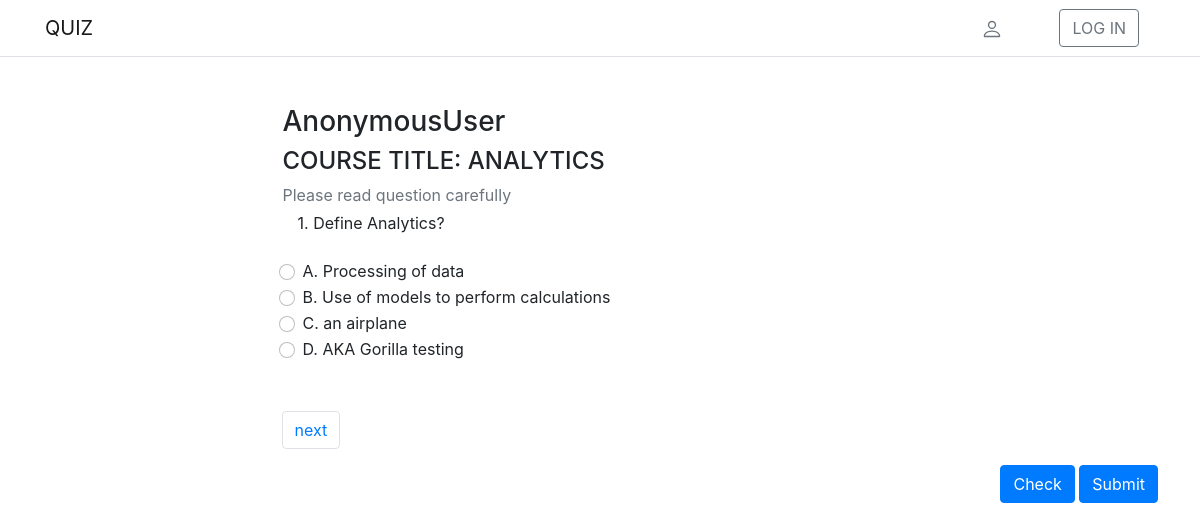
Screenshot of /questions/analytics with the database file from the repository.
### quizapp/models.py (models this page shows, shortened)
class Course(models.Model):
    quiz_name = models.CharField(max_length=265, null=False, db_index=True)
    slug = models.SlugField(max_length=265, unique=True)
    class Meta:
        verbose_name_plural = 'Courses'

class QuizCreate(models.Model):
    DEPARTMENT_CHOICES = (
        ("-----", "------"),
        ("COMPUTER SCIENCE", "COMPUTER SCIENCE"),
        ("MATHEMATICS & STATISTICS", "MATHEMATICS & STATISTICS"),
        ("COMPUTER INFO SYSTEM", "COMPUTER INFO SYSTEM")
    )
    COURSE_CHOICES = (
    ("-----", "------"),
    ("DATA STRUCTURES & ALGORITHM", "DATA STRUCTURES & ALGORITHM"),
    ("INTRODUCTION TO DATA SCIENCE", "INTRODUCTION TO DATA SCIENCE"),
    ("ARTIFICIAL INTELLIGENCE", "ARTIFICIAL INTELLIGENCE"),
    ("ANALYTICS", "ANALYTICS")
    )
    creator = models.ForeignKey(settings.AUTH_USER_MODEL, on_delete=models.CASCADE, related_name='quizcreator_student')
    course_name = models.ForeignKey(Course, max_length=256, null=False, blank=False, on_delete=models.CASCADE, default="")
    creator_department = models.CharField(max_length=265, null=False, blank=False, choices=DEPARTMENT_CHOICES)
    created = models.DateField(auto_now_add=True)
    question = models.CharField(max_length=500, null=True)
    option1 = models.CharField(max_length=500, null=True)
    option2 = models.CharField(max_length=500, null=True)
    option3 = models.CharField(max_length=500, null=True)
    option4 = models.CharField(max_length=500, null=True)
    option5 = models.CharField(max_length=500, null=True, blank=True)
    answer = models.CharField(max_length=500, null=False, default='option1')
    class Meta:
        ordering = ('created',)
        verbose_name = 'Questions'
        verbose_name_plural = 'Questions'

### quizapp/views.py (the view)
# urls.py: path('questions/<slug:quiz_name>', views.questions, name='questions'),
def questions(request, quiz_name=None):
    quiz = Quiz(request)
    if request.method == "POST":
        quizform = TakeQuiz(request.POST)
        if quizform.is_valid():
            quiz = quizform.save()
            quiz.save()
            response = redirect('/questions/')
            return response
    else:
        course = get_object_or_404(Course, slug=quiz_name)
        allquestions = QuizCreate.objects.filter(course_name=course)
        p = Paginator(allquestions, 1)
        page_number = request.GET.get('page')
        page_obj = p.get_page(page_number)
        page_number = request.GET.get('page')
        page_obj = p.get_page(page_number)
    return render(request, 'quizapp/questions.html', {'questions':allquestions,'page_obj': page_obj, 'course': course})

### templates/quizapp/questions.html (shortened to what this page needs)
{% extends "users/base.html" %}
{% load static %}
{% block content %}
<div class="container-fluid">
    <div class="row no-gutter">
        <div class="col-md-12">
            <div class="login d-flex align-items-center py-5">
                <div class="container">
                    <div class="row">
                        <div class="col-12 col-lg-7  mx-auto">
                            <h3 id="user" value="{{ request.user }}">{{ request.user }}</h3>
                            <h4>COURSE TITLE: {{ course.quiz_name }}</h4>
                            {% if questions|length >= 1 %}
                            <p class="mb-1 text-muted">Please read question carefully</p>
                            {% else %}
                            <p>No questions uploaded for this course </p>
                            {% endif %}
                            <form method="POST" action=".">
                            {% for q in page_obj %}
                            <div class="col" id="question" value="{{ q.question }}">
                                {{ page_obj.number }}. {{ q.question }}
                            </div>
                            <br>
                            <section id="answers">
                             <div class="form-check">
                             <input class="form-check-input" value="{{q.option1}}" type="radio" name="option" id="option1">
                             <label class="form-check-label" id="A" for="id_option1">
                             A. {{ q.option1 }}
                             </label>
                             </div>
                             <div class="form-check">
                                <input class="form-check-input" type="radio" name="option" id="option2" value="{{q.option2}}">
                                <label class="form-check-label" id="B" for="id_option2">
                             B. {{ q.option2 }}
                             </label>
                             </div>
                             <div class="form-check">
                                <input class="form-check-input" type="radio" name="option" id="option3" value="{{q.option3}}">
                                <label class="form-check-label" id="C" for="id_option3">
                             C. {{ q.option3 }}
                                </label>
                             </div>
                             <div class="form-check">
                                <input class="form-check-input" type="radio" name="option" id="option4" value="{{q.option4}}">
                                <label class="form-check-label" id="D" for="id_option4">
                             D. {{ q.option4 }}
                                </label>
                             </div>
                             </section>
                            </form>
                             <br>
                             <br>
                            {% endfor %}
                            {% if questions|length >= 1 %}
                                <ul class="pagination">
                                    {% if page_obj.has_next %}
                                        <li><a class="page-link btn btn-light" id="next" role="button" href="?page={{ page_obj.next_page_number }}">next</a></li>
                                    {% endif %}
                                </ul>
                                {% endif %}
                            </div>
                        {% if questions|length >= 1 %}
                        <div class="text-end">
                            <input class="btn btn-primary check-btn" type="submit" value="Check" id="check" onclick="selectAnswer();"/>
                            <input class="btn btn-primary check-btn" type="submit" value="Submit" id="submit"/>
                        </div>
                        {% endif %}
                        </div>
                    </div>
                </div>
            </div>
        </div>
    </div>
</div>
{% endblock %}

### rows the page displays
Course: quiz_name "ANALYTICS"
QuizCreate: number "1", question "Define Analytics?", option1 "Processing of data", option2 "Use of models to perform calculations", option3 "an airplane", option4 "AKA Gorilla testing"

### other values shown
{{ request.user }} "AnonymousUser"
